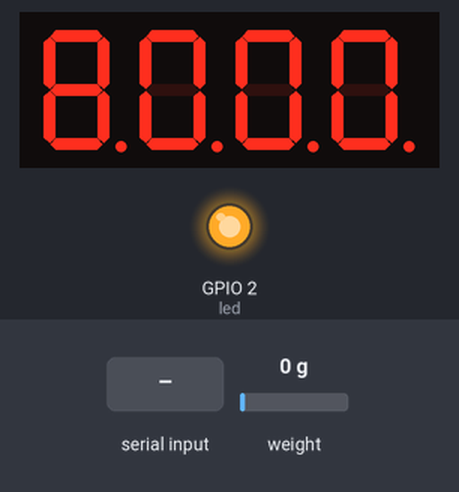
Bench run of a sketch on a simulated ESP32. Shown: 4-digit seven-segment display, output pins drawn as LEDs (lit = HIGH). Wiring (inferred from the names in the program): 4-digit 7-segment display, segments lit when HIGH: segments GPIO 13, GPIO 19, GPIO 22, GPIO 23, GPIO 25, GPIO 18, GPIO 21, GPIO 33; digit selects GPIO 32, GPIO 26, GPIO 27, GPIO 4. The inputs (shaded band) are chosen by the test bench; at power-on: weight on the scale 0 g. Nothing arrives over Bluetooth unless stated; the segment pins are drawn as the display they are named for; pins used as bus, display or sensor lines are not drawn.

Above: at 1.5 s.
1.6 s: "c" received over the second serial link
At 1.9 s:
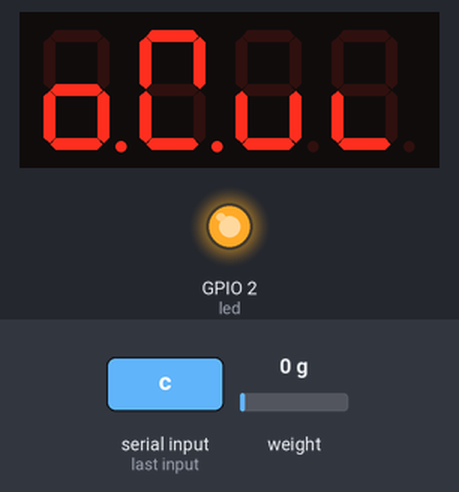
At 2.51 s:
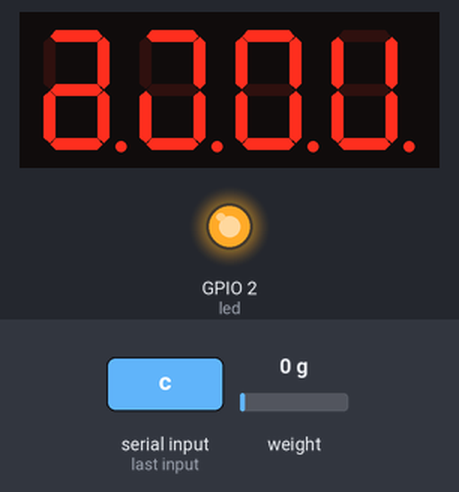

The sketch:

esp32.ino
```cpp
#include "BluetoothSerial.h"
#include "HX711.h"
#define DT 5
#define SCK 14

BluetoothSerial SerialBT;
HX711 scale;

int a = 33, b = 13, c = 19, d = 22, e = 23, f = 25, g = 18;// Pins para o segmento do display
int d1 = 32, d2 = 26, d3 = 27, d4 = 4, dp = 21;// Pins para ativação
int led = 2;//Led azul interno da placa ESP32
int generalDelay = 5;// Delay padrão para o display
int recebido;// Código ASCII recebido por bluetooth
int calib = 86;// Peso do cubo magico em gramas
int firstDigit = 8, secondDigit = 8, thirdDigit = 8, fourthDigit = 8;//Digitos iniciais do display
long maxChange = 2000;// Valor máximo de mudança de leitura da HX711
long lastValue;// Ultimo valor medido pela HX711
long realValue = 0;// Valor real
long factor = 1;// Fator de divisão
double rememberValue = 0;// Copia do valor
bool lastChange = false;// Medição fina de peso

void setup() {
  Serial.begin(57600);// Serial de comunicação entre a ESP32 e o computador
  SerialBT.begin("balanca ACGT nova");// Nome bluetooth da balança

  scale.begin(DT, SCK);// Iniciando a placa HX711
  lastValue = scale.get_value(3);

  pinMode(a, OUTPUT);// Declaração de pin a como um output
  pinMode(b, OUTPUT);// Declaração de pin b como um output
  pinMode(c, OUTPUT);// Declaração de pin c como um output
  pinMode(d, OUTPUT);// Declaração de pin d como um output
  pinMode(e, OUTPUT);// Declaração de pin e como um output
  pinMode(f, OUTPUT);// Declaração de pin f como um output
  pinMode(g, OUTPUT);// Declaração de pin g como um output
  pinMode(d1, OUTPUT);// Declaração de pin d1 como um output
  pinMode(d2, OUTPUT);// Declaração de pin d2 como um output
  pinMode(d3, OUTPUT);// Declaração de pin d3 como um output
  pinMode(d4, OUTPUT);// Declaração de pin d4 como um output
  pinMode(dp, OUTPUT);// Declaração de pin dp como um output
  pinMode(led, OUTPUT);// Declaração de pin led como um output
  digitalWrite(led, HIGH);// Ativando saida de tensão pelo pin led
}

void loop() {
  if (scale.is_ready()) { // Verificando se a placa HX711 está transmitindo dados
    long readingValue = scale.get_units(1);// Salvando valor transmitido pela HX711
    if (abs(readingValue - lastValue) > maxChange) {// Verificando se o valor de saida está estável
      delay(2500);// Aguardar 2.5 segundos para estabilizar o valor de saida da HX711
      realValue = readingValue - lastValue;
      if (lastChange == true) {
        // Se ainda houver variação somar o valor da variação no valor atual do peso
        rememberValue += realValue;
      } else {
        rememberValue = realValue;
      }
      if (rememberValue / factor < 9999 && rememberValue / factor > 0) {
        // Digitos do display
        fourthDigit = int(rememberValue / factor) % 10;
        thirdDigit = ((int(rememberValue / factor) % 100) - fourthDigit) / 10;
        secondDigit = ((int(rememberValue / factor) % 100) - (fourthDigit + thirdDigit)) / 100;
        firstDigit = (int(rememberValue / factor) - (fourthDigit + thirdDigit + secondDigit)) / 1000;
      }
      lastChange = true;
    } else {
      lastChange = false;
      realValue = 0;
    }
    lastValue = readingValue;
    if (rememberValue / factor > 0) { //Enviando o peso pelo serial bluetooth
      SerialBT.println(rememberValue / factor);
    } else {
      SerialBT.println(0.000);
    }
  }

  if (SerialBT.available()) { // Verificando se a placa está recebendo dados via bluetooth
    recebido = SerialBT.read();
    blueToothSinal(recebido);
  }

  for (int i = 0; i < 10; i++) {// Logica para acender o display
    clearLed();
    selectorQuad(1);
    ledLigthUp(firstDigit);
    delay(generalDelay);

    clearLed();
    selectorQuad(2);
    ledLigthUp(secondDigit);
    delay(generalDelay);

    clearLed();
    selectorQuad(3);
    ledLigthUp(thirdDigit);
    delay(generalDelay);

    clearLed();
    selectorQuad(4);
    ledLigthUp(fourthDigit);
    delay(generalDelay);

    clearLed();
  }

}

void blueToothSinal(int sinal) {// Verifica o código ASCII recebido pela ESP32
  if (sinal == 99) { // Código de calibragem
    for (int i = 0; i < 20; i++) {
      clearLed();
      selectorQuad(1);
      calibragemPrinter(1);
      delay(generalDelay);

      clearLed();
      selectorQuad(2);
      calibragemPrinter(2);
      delay(generalDelay);

      clearLed();
      selectorQuad(3);
      calibragemPrinter(3);
      delay(generalDelay);

      clearLed();
      selectorQuad(4);
      calibragemPrinter(4);
      delay(generalDelay);

      clearLed();
    }
    factor = rememberValue / calib;
    fourthDigit = 6;
    thirdDigit = 8;
    secondDigit = 0;
    firstDigit = 0;
  }
}

void selectorQuad(int q) {// Seletor de quadrante do display
  digitalWrite(d1, HIGH);
  digitalWrite(d2, HIGH);
  digitalWrite(d3, HIGH);
  digitalWrite(d4, HIGH);
  digitalWrite(dp, LOW);
  switch (q) {
    case 1:
      digitalWrite(d1, LOW);
      digitalWrite(dp, HIGH);
      break;
    case 2:
      digitalWrite(d2, LOW);
      break;
    case 3:
      digitalWrite(d3, LOW);
      break;
    case 4:
      digitalWrite(d4, LOW);
      break;
  }
}

void clearLed() { // Apagar todos os segmentos do display
  digitalWrite(a, LOW);
  digitalWrite(b, LOW);
  digitalWrite(c, LOW);
  digitalWrite(d, LOW);
  digitalWrite(e, LOW);
  digitalWrite(f, LOW);
  digitalWrite(g, LOW);
  digitalWrite(dp, LOW);
}

void ledLigthUp(int code) {
  switch (code) {
    case 0:// Acender 0 no display
      digitalWrite(a, HIGH);
      digitalWrite(b, HIGH);
      digitalWrite(c, HIGH);
      digitalWrite(d, HIGH);
      digitalWrite(e, HIGH);
      digitalWrite(f, HIGH);
      digitalWrite(g, LOW);
      break;
    case 1:// Acender 1 no display
      digitalWrite(a, LOW);
      digitalWrite(b, HIGH);
      digitalWrite(c, HIGH);
      digitalWrite(d, LOW);
      digitalWrite(e, LOW);
      digitalWrite(f, LOW);
      digitalWrite(g, LOW);
      break;
    case 2:// Acender 2 no display
      digitalWrite(a, HIGH);
      digitalWrite(b, HIGH);
      digitalWrite(c, LOW);
      digitalWrite(d, HIGH);
      digitalWrite(e, HIGH);
      digitalWrite(f, LOW);
      digitalWrite(g, HIGH);
      break;
    case 3:// Acender 3 no display
      digitalWrite(a, HIGH);
      digitalWrite(b, HIGH);
      digitalWrite(c, HIGH);
      digitalWrite(d, HIGH);
      digitalWrite(e, LOW);
      digitalWrite(f, LOW);
      digitalWrite(g, HIGH);
      break;
    case 4:// Acender 4 no display
      digitalWrite(a, LOW);
      digitalWrite(b, HIGH);
      digitalWrite(c, HIGH);
      digitalWrite(d, LOW);
      digitalWrite(e, LOW);
      digitalWrite(f, HIGH);
      digitalWrite(g, HIGH);
      break;
    case 5:// Acender 5 no display
      digitalWrite(a, HIGH);
      digitalWrite(b, LOW);
      digitalWrite(c, HIGH);
      digitalWrite(d, HIGH);
      digitalWrite(e, LOW);
      digitalWrite(f, HIGH);
      digitalWrite(g, HIGH);
      break;
    case 6:// Acender 6 no display
      digitalWrite(a, HIGH);
      digitalWrite(b, LOW);
      digitalWrite(c, HIGH);
      digitalWrite(d, HIGH);
      digitalWrite(e, HIGH);
      digitalWrite(f, HIGH);
      digitalWrite(g, HIGH);
      break;
    case 7:// Acender 7 no display
      digitalWrite(a, HIGH);
      digitalWrite(b, HIGH);
      digitalWrite(c, HIGH);
      digitalWrite(d, LOW);
      digitalWrite(e, LOW);
      digitalWrite(f, LOW);
      digitalWrite(g, LOW);
      break;
    case 8:// Acender 8 no display
      digitalWrite(a, HIGH);
      digitalWrite(b, HIGH);
      digitalWrite(c, HIGH);
      digitalWrite(d, HIGH);
      digitalWrite(e, HIGH);
      digitalWrite(f, HIGH);
      digitalWrite(g, HIGH);
      break;
    case 9:// Acender 9 no display
      digitalWrite(a, HIGH);
      digitalWrite(b, HIGH);
      digitalWrite(c, HIGH);
      digitalWrite(d, HIGH);
      digitalWrite(e, LOW);
      digitalWrite(f, HIGH);
      digitalWrite(g, HIGH);
      break;
  }
}

void calibragemPrinter(int digitPrinter) {
  switch (digitPrinter) {
    case 1:// Acender c no display
      digitalWrite(a, HIGH);
      digitalWrite(b, LOW);
      digitalWrite(c, LOW);
      digitalWrite(d, HIGH);
      digitalWrite(e, HIGH);
      digitalWrite(f, HIGH);
      digitalWrite(g, LOW);
      break;
    case 2:// Acender a no display
      digitalWrite(a, HIGH);
      digitalWrite(b, HIGH);
      digitalWrite(c, HIGH);
      digitalWrite(d, LOW);
      digitalWrite(e, HIGH);
      digitalWrite(f, HIGH);
      digitalWrite(g, HIGH);
      break;
    case 3:// Acender l no display
      digitalWrite(a, LOW);
      digitalWrite(b, LOW);
      digitalWrite(c, LOW);
      digitalWrite(d, HIGH);
      digitalWrite(e, HIGH);
      digitalWrite(f, HIGH);
      digitalWrite(g, LOW);
      break;
    case 4:// Acender i no display
      digitalWrite(a, LOW);
      digitalWrite(b, LOW);
      digitalWrite(c, LOW);
      digitalWrite(d, LOW);
      digitalWrite(e, HIGH);
      digitalWrite(f, HIGH);
      digitalWrite(g, LOW);
      break;
  }
}
```

Measured:
- after the input at 1.6 s, the display: first changes after 0.06 s (image 1 shows a later state)
- what the display in image 1 shows lasts 0.4 s, from 1.7 s to 2.1 s
